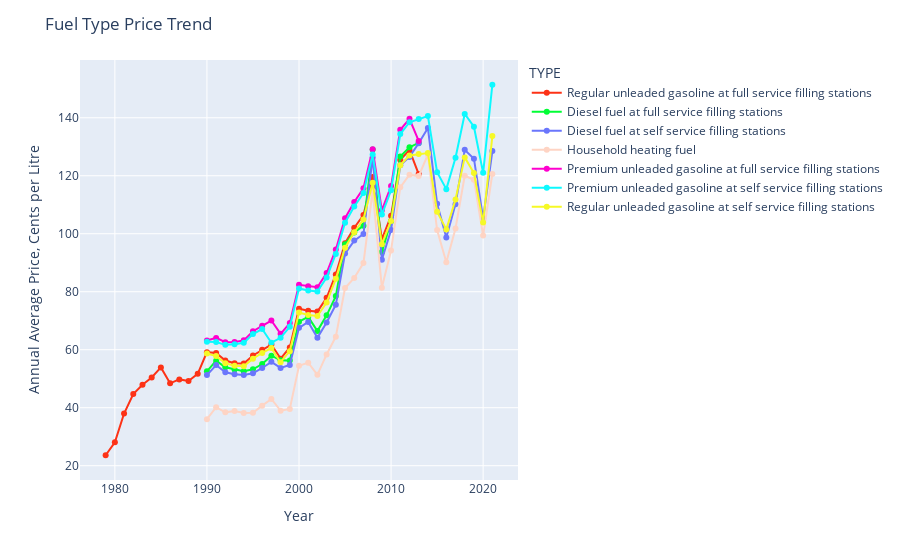

Write notebook code for a chart like this one.
### Code cell
exercise4 = data.groupby(['Year','TYPE'])['VALUE'].mean().reset_index(name='Type').round(2)
fig = px.line(exercise4,
                   x='Year', y = "Type", 
                   color = "TYPE", color_discrete_sequence=px.colors.qualitative.Light24)
fig.update_traces(mode='markers+lines')
fig.update_layout(
    title="Fuel Type Price Trend",
    xaxis_title="Year",
    yaxis_title="Annual Average Price, Cents per Litre")
fig.show()

### Figure 1 — Plotly figure (JSON) as saved in the notebook; plotly's stock layout.template omitted (floating-point values rounded to 4 significant figures)
{"data": [{"hovertemplate": "TYPE=Regular unleaded gasoline at full service filling stations<br>Year=%{x}<br>Type=%{y}<extra></extra>", "legendgroup": "Regular unleaded gasoline at full service filling stations", "line": {"color": "#FD3216", "dash": "solid"}, "marker": {"symbol": "circle"}, "mode": "markers+lines", "name": "Regular unleaded gasoline at full service filling stations", "orientation": "v", "showlegend": true, "type": "scatter", "x": [1979, 1980, 1981, 1982, 1983, 1984, 1985, 1986, 1987, 1988, 1989, 1990, 1991, 1992, 1993, 1994, 1995, 1996, 1997, 1998, 1999, 2000, 2001, 2002, 2003, 2004, 2005, 2006, 2007, 2008, 2009, 2010, 2011, 2012, 2013], "xaxis": "x", "y": [23.6, 28.07, 38, 44.7, 47.9, 50.44, 53.9, 48.41, 49.76, 49.22, 51.7, 59.15, 58.89, 56.26, 55.36, 55.26, 58.02, 59.97, 61.78, 56.91, 60.77, 74.12, 73.44, 73.14, 77.88, 85.98, 96.74, 102.0, 106.5, 119.5, 98.15, 106.2, 125.5, 128.8, 120.6], "yaxis": "y"}, {"hovertemplate": "TYPE=Diesel fuel at full service filling stations<br>Year=%{x}<br>Type=%{y}<extra></extra>", "legendgroup": "Diesel fuel at full service filling stations", "line": {"color": "#00FE35", "dash": "solid"}, "marker": {"symbol": "circle"}, "mode": "markers+lines", "name": "Diesel fuel at full service filling stations", "orientation": "v", "showlegend": true, "type": "scatter", "x": [1990, 1991, 1992, 1993, 1994, 1995, 1996, 1997, 1998, 1999, 2000, 2001, 2002, 2003, 2004, 2005, 2006, 2007, 2008, 2009, 2010, 2011, 2012, 2013], "xaxis": "x", "y": [52.53, 56.22, 53.96, 53.19, 52.59, 53.26, 55.06, 57.95, 56.35, 56.24, 69.67, 71.31, 66.42, 71.85, 78.48, 96.39, 100.5, 102.8, 129.1, 93.7, 104.3, 126.7, 129.8, 131.3], "yaxis": "y"}, {"hovertemplate": "TYPE=Diesel fuel at self service filling stations<br>Year=%{x}<br>Type=%{y}<extra></extra>", "legendgroup": "Diesel fuel at self service filling stations", "line": {"color": "#6A76FC", "dash": "solid"}, "marker": {"symbol": "circle"}, "mode": "markers+lines", "name": "Diesel fuel at self service filling stations", "orientation": "v", "showlegend": true, "type": "scatter", "x": [1990, 1991, 1992, 1993, 1994, 1995, 1996, 1997, 1998, 1999, 2000, 2001, 2002, 2003, 2004, 2005, 2006, 2007, 2008, 2009, 2010, 2011, 2012, 2013, 2014, 2015, 2016, 2017, 2018, 2019, 2020, 2021], "xaxis": "x", "y": [51.24, 54.71, 52.24, 51.52, 51.28, 51.89, 53.69, 55.81, 53.73, 54.74, 67.54, 69.59, 64.12, 69.39, 75.54, 93.15, 97.63, 99.9, 126.3, 91.04, 101.3, 123.6, 126.5, 131.2, 136.5, 110.4, 98.7, 110.2, 128.9, 125.9, 105.2, 128.5], "yaxis": "y"}, {"hovertemplate": "TYPE=Household heating fuel<br>Year=%{x}<br>Type=%{y}<extra></extra>", "legendgroup": "Household heating fuel", "line": {"color": "#FED4C4", "dash": "solid"}, "marker": {"symbol": "circle"}, "mode": "markers+lines", "name": "Household heating fuel", "orientation": "v", "showlegend": true, "type": "scatter", "x": [1990, 1991, 1992, 1993, 1994, 1995, 1996, 1997, 1998, 1999, 2000, 2001, 2002, 2003, 2004, 2005, 2006, 2007, 2008, 2009, 2010, 2011, 2012, 2013, 2014, 2015, 2016, 2017, 2018, 2019, 2020, 2021], "xaxis": "x", "y": [36.05, 40.18, 38.4, 38.86, 38.21, 38.27, 40.7, 43, 38.97, 39.55, 54.47, 55.53, 51.34, 58.36, 64.47, 81.27, 84.76, 89.89, 114.8, 81.38, 94.24, 116.0, 120.4, 119.9, 127.3, 101.2, 90.13, 101.8, 120.0, 118.6, 99.35, 120.6], "yaxis": "y"}, {"hovertemplate": "TYPE=Premium unleaded gasoline at full service filling stations<br>Year=%{x}<br>Type=%{y}<extra></extra>", "legendgroup": "Premium unleaded gasoline at full service filling stations", "line": {"color": "#FE00CE", "dash": "solid"}, "marker": {"symbol": "circle"}, "mode": "markers+lines", "name": "Premium unleaded gasoline at full service filling stations", "orientation": "v", "showlegend": true, "type": "scatter", "x": [1990, 1991, 1992, 1993, 1994, 1995, 1996, 1997, 1998, 1999, 2000, 2001, 2002, 2003, 2004, 2005, 2006, 2007, 2008, 2009, 2010, 2011, 2012, 2013], "xaxis": "x", "y": [63.18, 64.08, 62.6, 62.66, 63.22, 66.38, 68.25, 70.07, 65.48, 69.19, 82.39, 81.91, 81.55, 86.45, 94.57, 105.4, 111.0, 115.7, 129.2, 108.1, 116.4, 135.8, 139.6, 132.0], "yaxis": "y"}, {"hovertemplate": "TYPE=Premium unleaded gasoline at self service filling stations<br>Year=%{x}<br>Type=%{y}<extra></extra>", "legendgroup": "Premium unleaded gasoline at self service filling stations", "line": {"color": "#0DF9FF", "dash": "solid"}, "marker": {"symbol": "circle"}, "mode": "markers+lines", "name": "Premium unleaded gasoline at self service filling stations", "orientation": "v", "showlegend": true, "type": "scatter", "x": [1990, 1991, 1992, 1993, 1994, 1995, 1996, 1997, 1998, 1999, 2000, 2001, 2002, 2003, 2004, 2005, 2006, 2007, 2008, 2009, 2010, 2011, 2012, 2013, 2014, 2015, 2016, 2017, 2018, 2019, 2020, 2021], "xaxis": "x", "y": [62.73, 62.62, 61.68, 61.86, 62.37, 65.4, 67.13, 62.42, 64.12, 67.9, 81.14, 80.43, 80.07, 84.9, 93.04, 103.8, 109.4, 114.0, 127.3, 106.6, 115, 134.4, 138.4, 139.5, 140.6, 121.2, 115.4, 126.2, 141.3, 136.9, 121.0, 151.4], "yaxis": "y"}, {"hovertemplate": "TYPE=Regular unleaded gasoline at self service filling stations<br>Year=%{x}<br>Type=%{y}<extra></extra>", "legendgroup": "Regular unleaded gasoline at self service filling stations", "line": {"color": "#F6F926", "dash": "solid"}, "marker": {"symbol": "circle"}, "mode": "markers+lines", "name": "Regular unleaded gasoline at self service filling stations", "orientation": "v", "showlegend": true, "type": "scatter", "x": [1990, 1991, 1992, 1993, 1994, 1995, 1996, 1997, 1998, 1999, 2000, 2001, 2002, 2003, 2004, 2005, 2006, 2007, 2008, 2009, 2010, 2011, 2012, 2013, 2014, 2015, 2016, 2017, 2018, 2019, 2020, 2021], "xaxis": "x", "y": [58.7, 57.8, 55.35, 54.49, 54.27, 56.92, 58.87, 60.55, 55.7, 59.51, 72.83, 72, 71.62, 76.27, 84.45, 95.2, 100.5, 104.9, 117.6, 96.41, 104.4, 123.6, 127.0, 127.5, 127.8, 107.6, 101.5, 111.8, 126.3, 120.9, 103.8, 133.7], "yaxis": "y"}], "layout": {"legend": {"title": {"text": "TYPE"}, "tracegroupgap": 0}, "margin": {"t": 60}, "title": {"text": "Fuel Type Price Trend"}, "xaxis": {"anchor": "y", "domain": [0, 1], "title": {"text": "Year"}}, "yaxis": {"anchor": "x", "domain": [0, 1], "title": {"text": "Annual Average Price, Cents per Litre"}}}}
